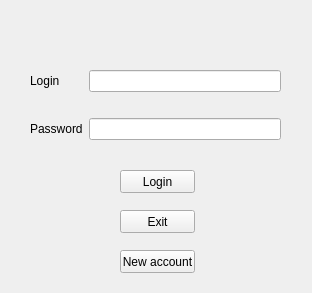
<?xml version="1.0" encoding="UTF-8"?>
<ui version="4.0">
 <class>Login</class>
 <widget class="QWidget" name="Login">
  <property name="geometry">
   <rect>
    <x>0</x>
    <y>0</y>
    <width>312</width>
    <height>293</height>
   </rect>
  </property>
  <property name="windowTitle">
   <string>Form</string>
  </property>
  <widget class="QWidget" name="gridLayoutWidget">
   <property name="geometry">
    <rect>
     <x>30</x>
     <y>50</y>
     <width>251</width>
     <height>111</height>
    </rect>
   </property>
   <layout class="QGridLayout" name="gridLayout">
    <item row="0" column="1">
     <widget class="QLineEdit" name="lineLogin"/>
    </item>
    <item row="1" column="1">
     <widget class="QLineEdit" name="linePassword"/>
    </item>
    <item row="0" column="0">
     <widget class="QLabel" name="labelLogin">
      <property name="text">
       <string>Login</string>
      </property>
     </widget>
    </item>
    <item row="1" column="0">
     <widget class="QLabel" name="labelPassword">
      <property name="text">
       <string>Password</string>
      </property>
     </widget>
    </item>
   </layout>
  </widget>
  <widget class="QPushButton" name="btnLogin">
   <property name="geometry">
    <rect>
     <x>120</x>
     <y>170</y>
     <width>75</width>
     <height>23</height>
    </rect>
   </property>
   <property name="text">
    <string>Login</string>
   </property>
  </widget>
  <widget class="QPushButton" name="btnExit">
   <property name="geometry">
    <rect>
     <x>120</x>
     <y>210</y>
     <width>75</width>
     <height>23</height>
    </rect>
   </property>
   <property name="text">
    <string>Exit</string>
   </property>
  </widget>
  <widget class="QPushButton" name="btnNewAccount">
   <property name="geometry">
    <rect>
     <x>120</x>
     <y>250</y>
     <width>75</width>
     <height>23</height>
    </rect>
   </property>
   <property name="text">
    <string>New account</string>
   </property>
  </widget>
 </widget>
 <resources/>
 <connections/>
</ui>
